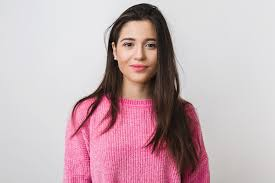
#> input picture woman.jpeg, 275 x 183 px
$ python histoegalise.py
#> lines starting #> are read from the running program, lines starting #| are printed output that depends on the picture; pictures that were not available may be replaced by others from this repository, and a replacement may not be noted
import numpy as np

import matplotlib.pyplot as plt
import cv2

img1= cv2.imread("woman.jpeg")
#> img1 is the input picture: shape (183, 275, 3); mean B, G, R 181.6, 176, 199
img2 = cv2.imread("rgbimg.png")
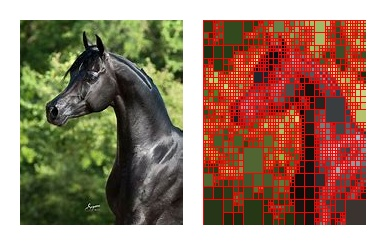
#> input picture qtSegm_img/disptych-horse.jpeg, 386 x 245 px, given in place of rgbimg.png, which was not available
#> img2 is the input picture: shape (245, 386, 3); mean B, G, R 108.2, 127.4, 155.6


img1 = cv2.cvtColor(img1,cv2.COLOR_BGR2GRAY)
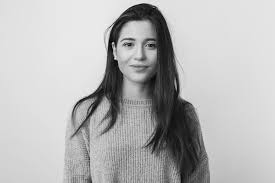
#> img1: shape (183, 275); min 1, max 245, mean 183.5
img2 = cv2.cvtColor(img2,cv2.COLOR_BGR2GRAY)
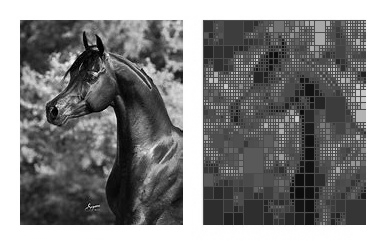
#> img2: shape (245, 386); min 0, max 255, mean 133.7

hist1, bins1 = np.histogram(img1.ravel(), 256, [0, 256])
#> hist1 = 256 values, max 3158 at index 225, min 0 at index 0, mean 196.6; bins1 = 257 values from 0 to 256
hist2, bins2 = np.histogram(img2.ravel(), 256, [0, 256])
#> hist2 = 256 values, max 21736 at index 255, min 0 at index 238, mean 369.4; bins2 = 257 values from 0 to 256

cdf1 = hist1.cumsum()
#> cdf1 = 256 values from 0 to 50325
cdf2 = hist2.cumsum()
#> cdf2 = 256 values from 14 to 94570

cdf1 = cdf1 / cdf1.max()
#> cdf1 = 256 values from 0 to 1
cdf2 = cdf2 / cdf2.max()
#> cdf2 = 256 values from 0.000148 to 1

lut = np.interp(cdf1, cdf2, bins2[:len(cdf1)]).astype(np.uint8)
#> lut = 256 values from 0 to 255

img1 = cv2.LUT(img1, lut)
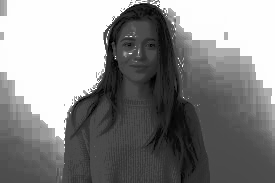
#> img1: shape (183, 275); min 0, max 255, mean 135.9

hist1_eq, bins1_eq = np.histogram(img1.ravel(), 256, [0, 256])
#> hist1_eq = 256 values, max 13688 at index 254, min 0 at index 6, mean 196.6; bins1_eq = 257 values from 0 to 256

plt.plot(hist1_eq, color='b')
plt.plot(hist2, color='r')
plt.show()
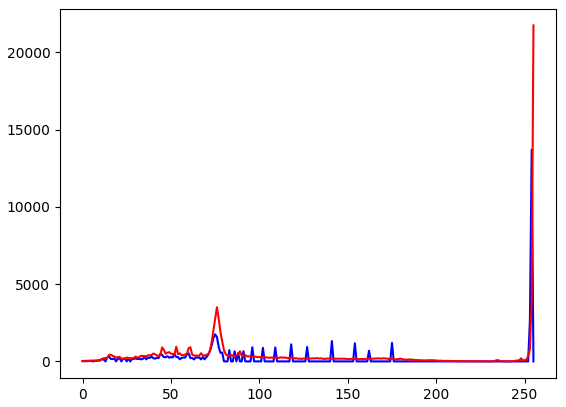
#> figure drawn by matplotlib, 1 panel; curve peaks at x = 254, y = 13688; curve peaks at x = 255, y = 21736
